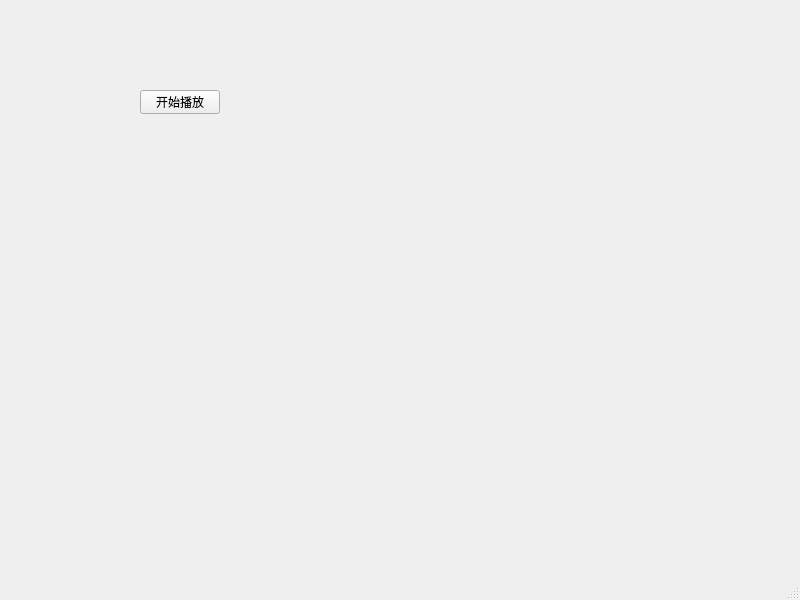
<?xml version="1.0" encoding="UTF-8"?>
<ui version="4.0">
 <class>MainWindow</class>
 <widget class="QMainWindow" name="MainWindow">
  <property name="geometry">
   <rect>
    <x>0</x>
    <y>0</y>
    <width>800</width>
    <height>600</height>
   </rect>
  </property>
  <property name="windowTitle">
   <string>MainWindow</string>
  </property>
  <widget class="QWidget" name="centralwidget">
   <widget class="QPushButton" name="playAudioBtn">
    <property name="geometry">
     <rect>
      <x>140</x>
      <y>90</y>
      <width>80</width>
      <height>24</height>
     </rect>
    </property>
    <property name="text">
     <string>开始播放</string>
    </property>
   </widget>
  </widget>
  <widget class="QMenuBar" name="menubar">
   <property name="geometry">
    <rect>
     <x>0</x>
     <y>0</y>
     <width>800</width>
     <height>25</height>
    </rect>
   </property>
  </widget>
  <widget class="QStatusBar" name="statusbar"/>
 </widget>
 <resources/>
 <connections/>
</ui>
